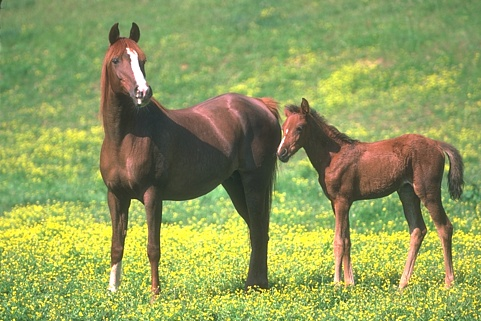
#> input picture 113016.jpg, 481 x 321 px
$ python ImageStitching.py --first ../113016.jpg --second ../forest.jpg
#> lines starting #> are read from the running program, lines starting #| are printed output that depends on the picture; after the words box and inside, x2 and y2 are one past the last pixel; in counts of white or black regions, pixels touching at a corner belong together
__author__ = 'Charlie'
import cv2
import numpy as np
import imutils
import argparse


class ImageStitcher:
    def stitch(self, images, ratio=0.75, reprojThresh=4.0, showMatches=False):
        # unpack the images, then detect keypoints and extract
        # local invariant descriptors from them
        (imageB, imageA) = images
        (kpsA, featuresA) = self.detectAndDescribe(imageA)
        (kpsB, featuresB) = self.detectAndDescribe(imageB)

        # match features between the two images
        M = self.matchKeypoints(kpsA, kpsB,
                                featuresA, featuresB, ratio, reprojThresh)

        # if the match is None, then there aren't enough matched
        # keypoints to create a panorama
        if M is None:
            return None
        # apply a perspective warp to stitch the images
        # together
        (matches, H, status) = M
        result = cv2.warpPerspective(imageA, H,
                                     (imageA.shape[1] + imageB.shape[1], imageA.shape[0]))
        result[0:imageB.shape[0], 0:imageB.shape[1]] = imageB

        # check to see if the keypoint matches should be visualized
        if showMatches:
            vis = self.drawMatches(imageA, imageB, kpsA, kpsB, matches,
                                   status)

            # return a tuple of the stitched image and the
            # visualization
            return (result, vis)

        # return the stitched image
        return result

    def detectAndDescribe(self, image):
        # convert the image to grayscale
        gray = cv2.cvtColor(image, cv2.COLOR_BGR2GRAY)
        descriptor = cv2.xfeatures2d.SIFT_create()
        (kps, features) = descriptor.detectAndCompute(image, None)

        # convert the keypoints from KeyPoint objects to NumPy
        # arrays
        kps = np.float32([kp.pt for kp in kps])  # return a tuple of keypoints and features
        return kps, features


    def matchKeypoints(self, kpsA, kpsB, featuresA, featuresB,
                       ratio, reprojThresh):
        # compute the raw matches and initialize the list of actual
        # matches
        matcher = cv2.DescriptorMatcher_create("BruteForce")
        rawMatches = matcher.knnMatch(featuresA, featuresB, 2)
        matches = []

        # loop over the raw matches
        for m in rawMatches:
            # ensure the distance is within a certain ratio of each
            # other (i.e. Lowe's ratio test)
            if len(m) == 2 and m[0].distance < m[1].distance * ratio:
                matches.append((m[0].trainIdx, m[0].queryIdx))

                # computing a homography requires at least 4 matches
        if len(matches) > 4:
            # construct the two sets of points
            ptsA = np.float32([kpsA[i] for (_, i) in matches])
            ptsB = np.float32([kpsB[i] for (i, _) in matches])

            # compute the homography between the two sets of points
            (H, status) = cv2.findHomography(ptsA, ptsB, cv2.RANSAC,
                                             reprojThresh)

            # return the matches along with the homograpy matrix
            # and status of each matched point
            return (matches, H, status)

        # otherwise, no homograpy could be computed
        return None


    def drawMatches(self, imageA, imageB, kpsA, kpsB, matches, status):
        # initialize the output visualization image
        (hA, wA) = imageA.shape[:2]
        (hB, wB) = imageB.shape[:2]
        vis = np.zeros((max(hA, hB), wA + wB, 3), dtype="uint8")
        vis[0:hA, 0:wA] = imageA
        vis[0:hB, wA:] = imageB

        # loop over the matches
        for ((trainIdx, queryIdx), s) in zip(matches, status):
            # only process the match if the keypoint was successfully
            # matched
            if s == 1:
                # draw the match
                ptA = (int(kpsA[queryIdx][0]), int(kpsA[queryIdx][1]))
                ptB = (int(kpsB[trainIdx][0]) + wA, int(kpsB[trainIdx][1]))
                cv2.line(vis, ptA, ptB, (0, 255, 0), 1)

            # return the visualization
        return vis


def main():
    ap = argparse.ArgumentParser("Image Stitching")
    ap.add_argument("--first", required=True, help="Path to first image to be stiched")
    ap.add_argument("--second", required=True, help="Path to second image to be stitched")
    args = vars(ap.parse_args())

    imageA = cv2.imread(args["first"])
#> imageA is the input picture: shape (321, 481, 3); mean B, G, R 90.8, 157.9, 144.6
    imageB = cv2.imread(args["second"])
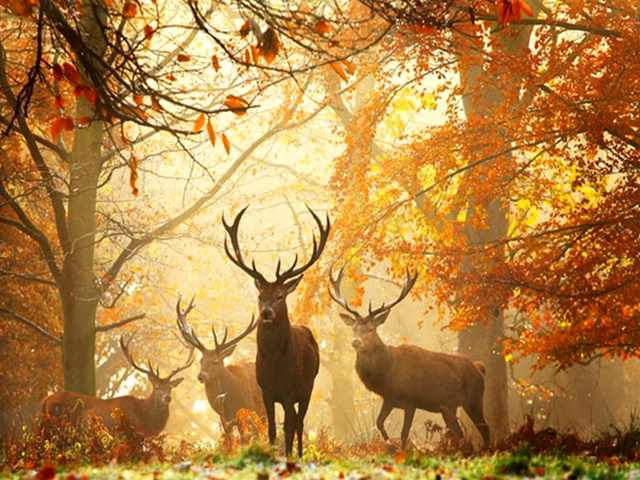
#> input picture forest.jpg, 640 x 480 px
#> imageB is the input picture: shape (480, 640, 3); mean B, G, R 69.8, 133.3, 180.3
    imageA = imutils.resize(imageA, width=400)
#> imageA: shape (266, 400, 3)
    imageB = imutils.resize(imageB, width=400)
#> imageB: shape (300, 400, 3)

    # stitch the images together to create a panorama
    stitcher = ImageStitcher()
    (result, vis) = stitcher.stitch([imageA, imageB], showMatches=True)
#> in detectAndDescribe, `gray = cv2.cvtColor(image, cv2.COLOR_BGR2GRAY)`:
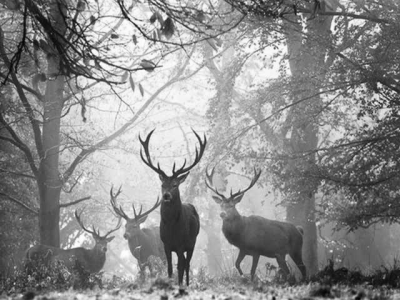
#> gray: shape (300, 400); min 4, max 254, mean 140.1
#> in detectAndDescribe, `(kps, features) = descriptor.detectAndCompute(image, None)`: kps = 1810 keypoints; strongest (x, y, size): (379, 85, 3.4), (136, 26, 1.9), (185, 254, 2.4), (174, 256, 4.8)
#> in detectAndDescribe, `kps = np.float32([kp.pt for kp in kps])`: kps = 1810 pairs, first value 2.36 to 396.5, second value 2.55 to 297.2
#> in stitch, `(kpsA, featuresA) = self.detectAndDescribe(imageA)`: kpsA has the same summary as kps in detectAndDescribe
#> in detectAndDescribe (call 2), `gray = cv2.cvtColor(image, cv2.COLOR_BGR2GRAY)`:
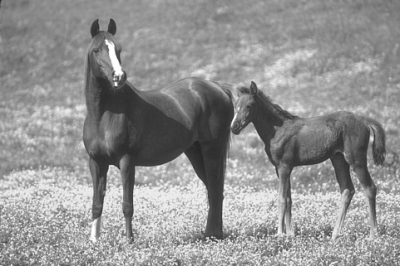
#> gray: shape (266, 400); min 35, max 255, mean 146.2
#> in detectAndDescribe (call 2), `(kps, features) = descriptor.detectAndCompute(image, None)`: kps = 1116 keypoints; strongest (x, y, size): (116, 84, 2.4), (371, 139, 3.1), (118, 71, 5.9), (235, 117, 1.9)
#> in detectAndDescribe (call 2), `kps = np.float32([kp.pt for kp in kps])`: kps = 1116 pairs, first value 2.36 to 397.2, second value 20.43 to 263.1
#> in stitch, `(kpsB, featuresB) = self.detectAndDescribe(imageB)`: kpsB has the same summary as kps in detectAndDescribe
#> in matchKeypoints, `rawMatches = matcher.knnMatch(featuresA, featuresB, 2)`: rawMatches = 1810 matches
#> after the loop in matchKeypoints, `for m in rawMatches:`: matches = [(175, 47), (706, 91), (285, 102), (1029, 165), (1046, 582), (742, 602), (148, 640), (790, 1157), (791, 1158), (380, 1181), (388, 1261), (545, 1266), (593, 1344), (195, 1378), (426, 1455)]
#> in matchKeypoints, `ptsA = np.float32([kpsA[i] for (_, i) in matches])`: ptsA = 15 rows, first 8: [15.15, 34.14], [23.67, 71.73], [25.34, 134.9], [41.04, 129.2], [128.9, 115.4], [133.9, 36.19], [142.2, 269.2], [251, 185.5]
#> in matchKeypoints, `ptsB = np.float32([kpsB[i] for (i, _) in matches])`: ptsB = 15 rows, first 8: [59.53, 172.3], [255.6, 138.4], [91.39, 74.95], [371.3, 138.6], [377.1, 210.4], [272.7, 202.1], [51.06, 164.5], [286.8, 193.8]
#> in matchKeypoints, `(H, status) = cv2.findHomography(ptsA, ptsB, cv2.RANSAC, reprojThresh)`: H = [[-32.03, 0.399, 444.6], [-23.3, 3.25, 164.3], [-0.115, 0.00834, 1]]; status = [1, 1, 0, 0, 0, 1, 0, 1, 1, 0, 0, 0, 0, 0, 0]
#> in stitch, `result = cv2.warpPerspective(imageA, H, (imageA.shape[1] + imageB.shap..`:
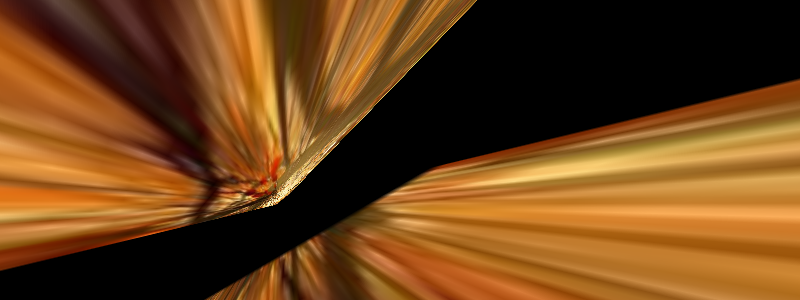
#> result: shape (300, 800, 3); mean B, G, R 25.4, 66.5, 108.9
#> in stitch, `result[0:imageB.shape[0], 0:imageB.shape[1]] = imageB`:
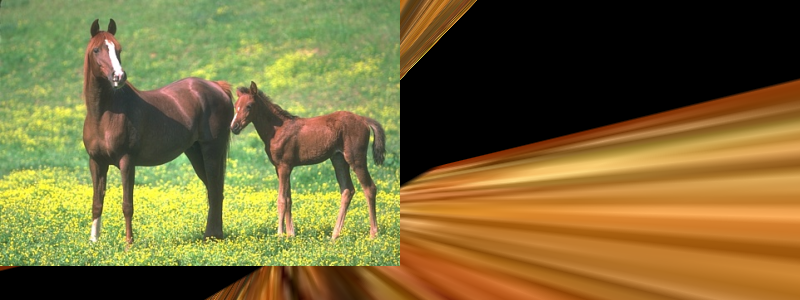
#> result: shape (300, 800, 3); mean B, G, R 54, 106.8, 121.7
#> in drawMatches, `vis[0:hB, wA:] = imageB`:
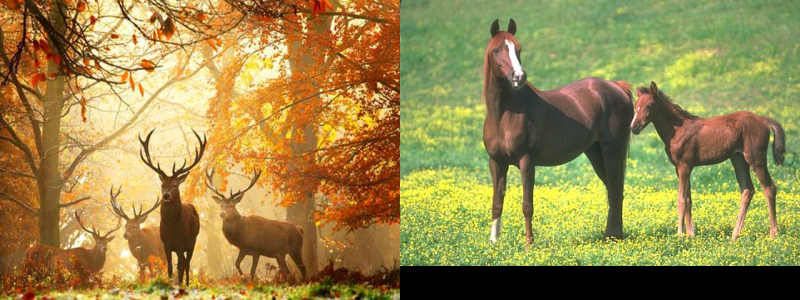
#> vis: shape (300, 800, 3); mean B, G, R 75.2, 136.6, 154.2
#> the loop in drawMatches, `for ((trainIdx, queryIdx), s) in zip(matches, status):` made 15 passes
#> (trainIdx, queryIdx, s, ptA, ptB) on passes 1, 2, 6, 8, 9: (175, 47, [1], (15, 34), (459, 172)), (706, 91, [1], (23, 71), (655, 138)), (742, 602, [1], (133, 36), (672, 202)), (790, 1157, [1], (250, 185), (686, 193)), (791, 1158, [1], (250, 185), (686, 193))
#> (trainIdx, queryIdx, s) on passes 3, 4, 5, 7, 10, 11: (285, 102, [0]), (1029, 165, [0]), (1046, 582, [0]), (148, 640, [0]), (380, 1181, [0]), (388, 1261, [0])
#> after the loop in drawMatches, `for ((trainIdx, queryIdx), s) in zip(matches, status):`:
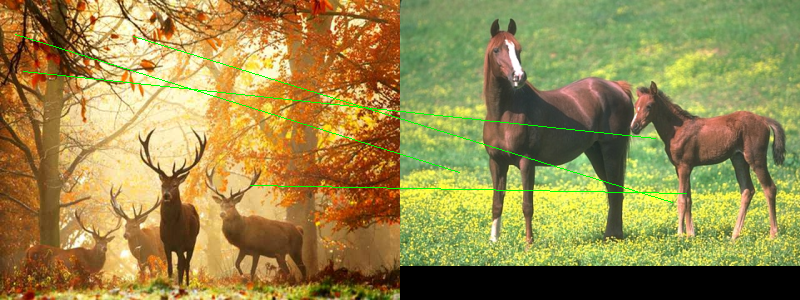
#> vis: shape (300, 800, 3); 0.85% of pixels changed, all inside (x1, y1, x2, y2) = (15, 34, 687, 203)

    # show the images
    cv2.imshow("Image A", imageA)
    cv2.imshow("Image B", imageB)
    cv2.imshow("Keypoint Matches", vis)
    cv2.imshow("Result", result)
    cv2.waitKey(0)


if __name__ == "__main__":
    main()
